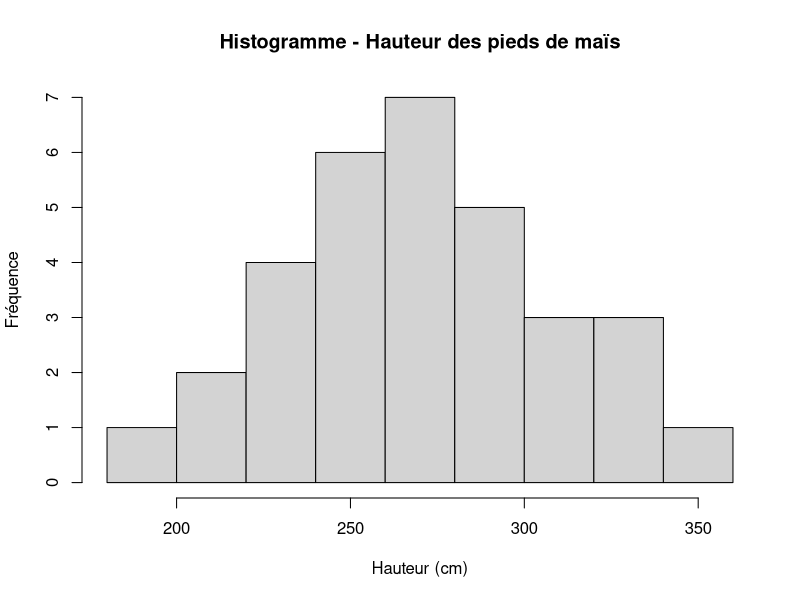

R code for this plot:
## ---- chunk 1
mais <- read.table("../GaelMillot/mais.txt", header=TRUE, sep="\t")
names(mais)
str(mais)
## ---- chunk 2
obs1 <- data.frame(mais[which(mais$Parcelle == "Est"), "Hauteur"])
d <- obs1[,1]

hist(as.numeric(d), main="Histogramme - Hauteur des pieds de maïs", xlab="Hauteur (cm)", ylab="Fréquence")
## ---- chunk 3
shapiro.test(d)
## ---- chunk 4
ks.test(d, "pnorm", 270,35)
